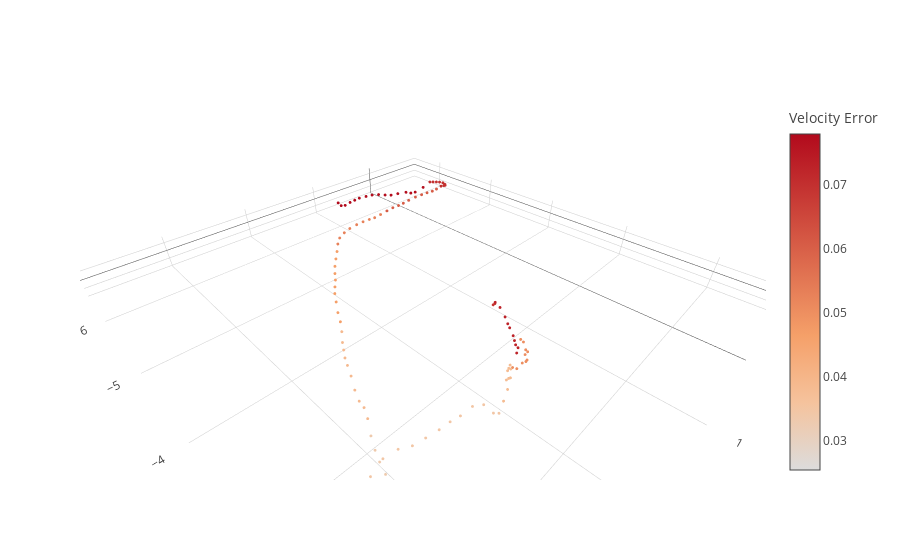

Notebook cell for this chart:
### Code cell
# velocity
ply.iplot(dict(
    data=[go.Scatter3d(x=df.ve, y=df.vn, z=df.vu, mode="markers",
                     marker=dict(color=df.velacc, showscale=True, size=1, colorbar=dict(title="Velocity Error")))],
    layout=dict(
        scene=dict(aspectmode="data")
    )
))

### Figure 1 — Plotly figure (JSON) as saved in the notebook; plotly's stock layout.template omitted (floating-point values rounded to 4 significant figures; data arrays with more than 128 entries replaced by an {"elided": "..."} marker saying what was removed)
{"data": [{"marker": {"color": {"elided": "154 float values"}, "colorbar": {"title": {"text": "Velocity Error"}}, "showscale": true, "size": 1}, "mode": "markers", "type": "scatter3d", "uid": "e0628689-6ba6-49df-9362-b7d57472be5d", "x": {"elided": "154 float values"}, "y": {"elided": "154 float values"}, "z": {"elided": "154 float values"}}], "layout": {"scene": {"aspectmode": "data"}}}
